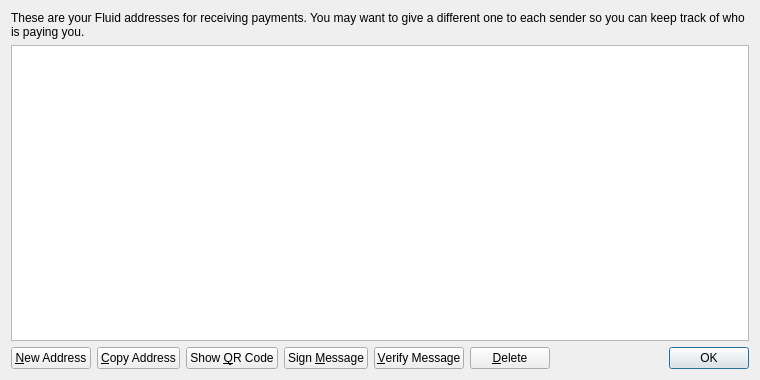
<?xml version="1.0" encoding="UTF-8"?>
<ui version="4.0">
 <class>AddressBookPage</class>
 <widget class="QWidget" name="AddressBookPage">
  <property name="geometry">
   <rect>
    <x>0</x>
    <y>0</y>
    <width>760</width>
    <height>380</height>
   </rect>
  </property>
  <property name="windowTitle">
   <string>Address Book</string>
  </property>
  <layout class="QVBoxLayout" name="verticalLayout">
   <item>
    <widget class="QLabel" name="labelExplanation">
     <property name="text">
      <string>These are your Fluid addresses for receiving payments. You may want to give a different one to each sender so you can keep track of who is paying you.</string>
     </property>
     <property name="textFormat">
      <enum>Qt::PlainText</enum>
     </property>
     <property name="wordWrap">
      <bool>true</bool>
     </property>
    </widget>
   </item>
   <item>
    <widget class="QTableView" name="tableView">
     <property name="contextMenuPolicy">
      <enum>Qt::CustomContextMenu</enum>
     </property>
     <property name="toolTip">
      <string>Double-click to edit address or label</string>
     </property>
     <property name="tabKeyNavigation">
      <bool>false</bool>
     </property>
     <property name="selectionMode">
      <enum>QAbstractItemView::SingleSelection</enum>
     </property>
     <property name="selectionBehavior">
      <enum>QAbstractItemView::SelectRows</enum>
     </property>
     <property name="sortingEnabled">
      <bool>true</bool>
     </property>
     <attribute name="verticalHeaderVisible">
      <bool>false</bool>
     </attribute>
    </widget>
   </item>
   <item>
    <layout class="QHBoxLayout" name="horizontalLayout">
     <item>
      <widget class="QPushButton" name="newAddressButton">
       <property name="toolTip">
        <string>Create a new address</string>
       </property>
       <property name="text">
        <string>&amp;New Address</string>
       </property>
      </widget>
     </item>
     <item>
      <widget class="QPushButton" name="copyToClipboard">
       <property name="toolTip">
        <string>Copy the currently selected address to the system clipboard</string>
       </property>
       <property name="text">
        <string>&amp;Copy Address</string>
       </property>
      </widget>
     </item>
     <item>
      <widget class="QPushButton" name="showQRCode">
       <property name="text">
        <string>Show &amp;QR Code</string>
       </property>
      </widget>
     </item>
     <item>
      <widget class="QPushButton" name="signMessage">
       <property name="toolTip">
        <string>Sign a message to prove you own a Fluid address</string>
       </property>
       <property name="text">
        <string>Sign &amp;Message</string>
       </property>
      </widget>
     </item>
     <item>
      <widget class="QPushButton" name="verifyMessage">
       <property name="toolTip">
        <string>Verify a message to ensure it was signed with a specified Fluid address</string>
       </property>
       <property name="text">
        <string>&amp;Verify Message</string>
       </property>
      </widget>
     </item>
     <item>
      <widget class="QPushButton" name="deleteButton">
       <property name="toolTip">
        <string>Delete the currently selected address from the list</string>
       </property>
       <property name="text">
        <string>&amp;Delete</string>
       </property>
      </widget>
     </item>
     <item>
      <spacer name="horizontalSpacer">
       <property name="orientation">
        <enum>Qt::Horizontal</enum>
       </property>
       <property name="sizeHint" stdset="0">
        <size>
         <width>40</width>
         <height>20</height>
        </size>
       </property>
      </spacer>
     </item>
     <item>
      <widget class="QDialogButtonBox" name="buttonBox">
       <property name="sizePolicy">
        <sizepolicy hsizetype="Maximum" vsizetype="Fixed">
         <horstretch>0</horstretch>
         <verstretch>0</verstretch>
        </sizepolicy>
       </property>
       <property name="standardButtons">
        <set>QDialogButtonBox::Ok</set>
       </property>
      </widget>
     </item>
    </layout>
   </item>
  </layout>
 </widget>
 <resources>
  <include location="../bitcoin.qrc"/>
 </resources>
 <connections/>
</ui>
